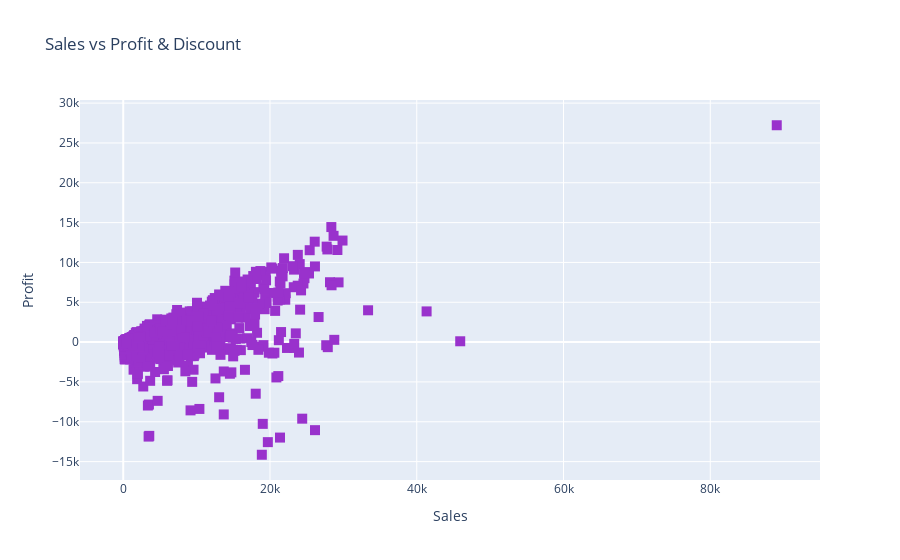

The code cell stored with this chart in its notebook:
### Code cell
trace1=go.Scatter(x=sales_df['Sales'],y=sales_df['Profit'],mode='markers',marker=dict(size=10,color='darkorchid',symbol='square'))
#trace2=go.Scatter(x=sales_df['Sales'],y=sales_df['Discount'],mode='markers',name='Discount')
data=[trace1]
layout=go.Layout(title='Sales vs Profit & Discount', xaxis=dict(title='Sales'),yaxis=dict(title='Profit'),hovermode='closest')
figure=go.Figure(data=data,layout=layout)
iplot(figure)

### Figure 1 — Plotly figure (JSON) as saved in the notebook; plotly's stock layout.template omitted (floating-point values rounded to 4 significant figures; data arrays with more than 128 entries replaced by an {"elided": "..."} marker saying what was removed)
{"data": [{"marker": {"color": "darkorchid", "size": 10, "symbol": "square"}, "mode": "markers", "type": "scatter", "x": {"elided": "8399 float values"}, "y": {"elided": "8399 float values"}}], "layout": {"hovermode": "closest", "title": {"text": "Sales vs Profit & Discount"}, "xaxis": {"title": {"text": "Sales"}}, "yaxis": {"title": {"text": "Profit"}}}}
